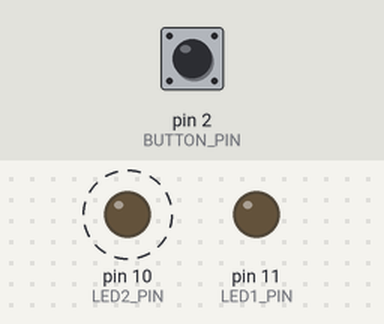
The sketch below on a simulated Arduino Uno, built with avr-gcc and run on an emulated ATmega328P. Parts: output pins drawn as LEDs (lit = HIGH). Dashed ring = blinking. The inputs (shaded band) are chosen by the test bench; at power-on: pin 2 (BUTTON_PIN) HIGH.

Above: at 1.2 s.
1.3 s: pin 2 (BUTTON_PIN) pulled LOW for 0.15 s
At 2.8 s:
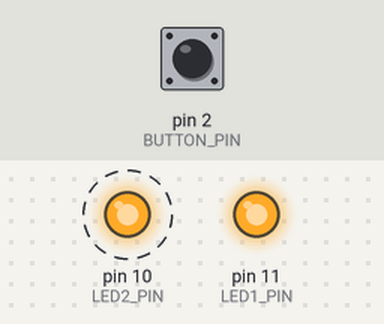
4.4 s: pin 2 (BUTTON_PIN) pulled LOW for 1 s
At 6.8 s:
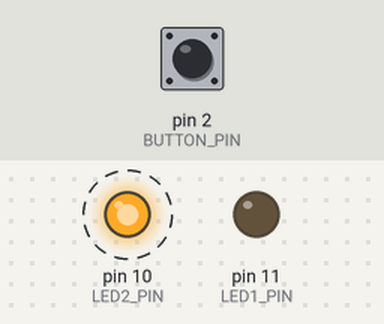
8.4 s: pin 2 (BUTTON_PIN) pulled LOW for 3.2 s
At 9.6 s:
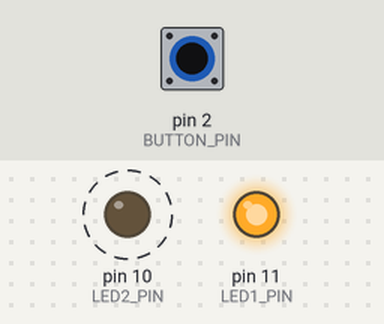
Timing chart, 0 to 20.6 s (numbered marks = the images above; inputs shaded):
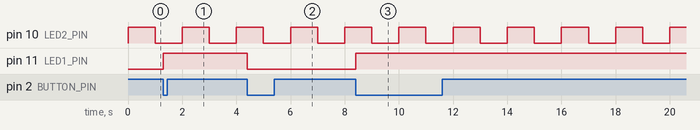

Measured:
- after the input at 1.3 s, pin 11 (LED1_PIN): LOW → HIGH at once
- after the input at 4.4 s, pin 11 (LED1_PIN): HIGH → LOW at once
- after the input at 8.4 s, pin 11 (LED1_PIN): LOW → HIGH at once
- by itself, pin 10 (LED2_PIN): alternates HIGH for 1.0 s and LOW for 1.0 s

The sketch:

State_Machine.ino
```cpp
#define LED1_PIN 11
#define LED2_PIN 10
#define BUTTON_PIN 2

#define MAX_EVT_BUFFER_SIZE 20
#define MAX_SERIAL_RECEIVED 100

volatile bool ledState = LOW;
volatile unsigned long lastInterruptTime = 0;
const unsigned long debounceDelay = 200;

typedef enum FSM_EVENT {
  FSM_EVENT_NONE,
  FSM_EVENT_BUTTON_INTERRUPT,
  FSM_EVENT_TIMER_INTERRUPT,
  FSM_EVENT_SERIAL,
  FSM_EVENT_TOTAL,
} FSM_EVENT_E;

char serial_received[MAX_SERIAL_RECEIVED] = {0};

static struct evt_buffer_t {
  uint8_t evts[MAX_EVT_BUFFER_SIZE];
  uint8_t pos_write;
  uint8_t pos_read;
} evt_buffer = {
  .evts = {0},
  .pos_write = 0,
  .pos_read = 0
};

void fsm_post_evt(uint8_t evt) {
  if ((evt_buffer.pos_write + 1) % MAX_EVT_BUFFER_SIZE == evt_buffer.pos_read) {
    return;
  }

  evt_buffer.evts[evt_buffer.pos_write] = evt;
  evt_buffer.pos_write = (evt_buffer.pos_write + 1) % MAX_EVT_BUFFER_SIZE;
}

uint8_t fsm_get_evt(void) {
  if (evt_buffer.pos_read == evt_buffer.pos_write) {
    return 0;
  }

  uint8_t evt = evt_buffer.evts[evt_buffer.pos_read];
  evt_buffer.pos_read = (evt_buffer.pos_read + 1) % MAX_EVT_BUFFER_SIZE;
  return evt;
}

void setup() {
  pinMode(LED1_PIN, OUTPUT);
  pinMode(LED2_PIN, OUTPUT);
  pinMode(BUTTON_PIN, INPUT_PULLUP);

  Serial.begin(9600);

  attachInterrupt(digitalPinToInterrupt(BUTTON_PIN), toggleLED, FALLING);

  TCCR1A = 0;
  TCCR1B = 0;
  TCNT1  = 0;

  OCR1A = 0x3D09;
  TCCR1B |= (1 << WGM12) | (1 << CS10) | (1 << CS12);
  TIMSK1 |= (1 << OCIE1A);
}

void loop() {
  int serial_received = 0;

  switch(fsm_get_evt()) {
    case FSM_EVENT_BUTTON_INTERRUPT:
      digitalWrite(LED1_PIN, !digitalRead(LED1_PIN));
      break;
    case FSM_EVENT_TIMER_INTERRUPT:
      digitalWrite(LED2_PIN, !digitalRead(LED2_PIN));
      break;
    case FSM_EVENT_SERIAL:
      digitalWrite(LED1_PIN, !digitalRead(LED1_PIN));
    break;
    default:
      break;
  }
}

void toggleLED() {
  unsigned long currentInterruptTime = millis();

  if (currentInterruptTime - lastInterruptTime > debounceDelay) {
    fsm_post_evt(FSM_EVENT_BUTTON_INTERRUPT);
  }

  lastInterruptTime = currentInterruptTime;
}

ISR(TIMER1_COMPA_vect) {
  fsm_post_evt(FSM_EVENT_TIMER_INTERRUPT);
}

void serialEvent() {
  char serial_received = Serial.read();

  fsm_post_evt(FSM_EVENT_SERIAL);
}
```
